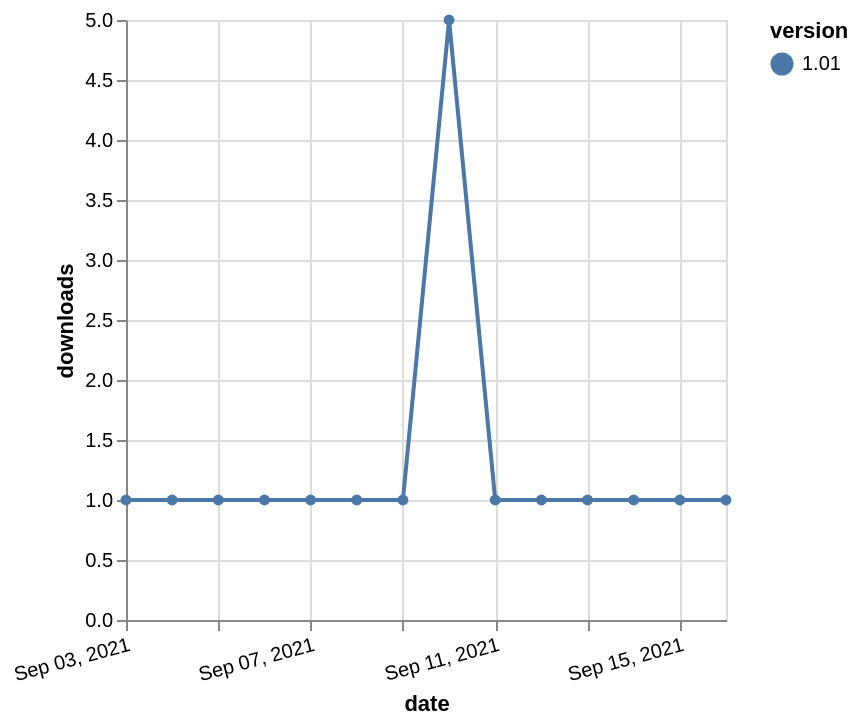

Source (Vega-Lite JSON):
### Vega-Lite specification from a JSON file in a GitHub repository (floating-point values rounded to 4 significant figures)
{"$schema": "https://vega.github.io/schema/vega-lite/v5.json", "description": "A simple bar chart with embedded data.", "data": {"values": [{"date": "2021-09-03", "total": 173, "delta": 1, "version": "1.01"}, {"date": "2021-09-04", "total": 174, "delta": 1, "version": "1.01"}, {"date": "2021-09-05", "total": 175, "delta": 1, "version": "1.01"}, {"date": "2021-09-06", "total": 176, "delta": 1, "version": "1.01"}, {"date": "2021-09-07", "total": 177, "delta": 1, "version": "1.01"}, {"date": "2021-09-08", "total": 178, "delta": 1, "version": "1.01"}, {"date": "2021-09-09", "total": 179, "delta": 1, "version": "1.01"}, {"date": "2021-09-10", "total": 184, "delta": 5, "version": "1.01"}, {"date": "2021-09-11", "total": 185, "delta": 1, "version": "1.01"}, {"date": "2021-09-12", "total": 186, "delta": 1, "version": "1.01"}, {"date": "2021-09-13", "total": 187, "delta": 1, "version": "1.01"}, {"date": "2021-09-14", "total": 188, "delta": 1, "version": "1.01"}, {"date": "2021-09-15", "total": 189, "delta": 1, "version": "1.01"}, {"date": "2021-09-16", "total": 190, "delta": 1, "version": "1.01"}]}, "width": "container", "mark": {"type": "line", "point": {"filled": true}}, "encoding": {"x": {"field": "date", "type": "temporal", "timeUnit": "yearmonthdate", "title": "date", "axis": {"labelAngle": -15}}, "y": {"field": "delta", "type": "quantitative", "title": "downloads"}, "color": {"field": "version", "type": "nominal"}, "tooltip": {"field": "delta"}}}
